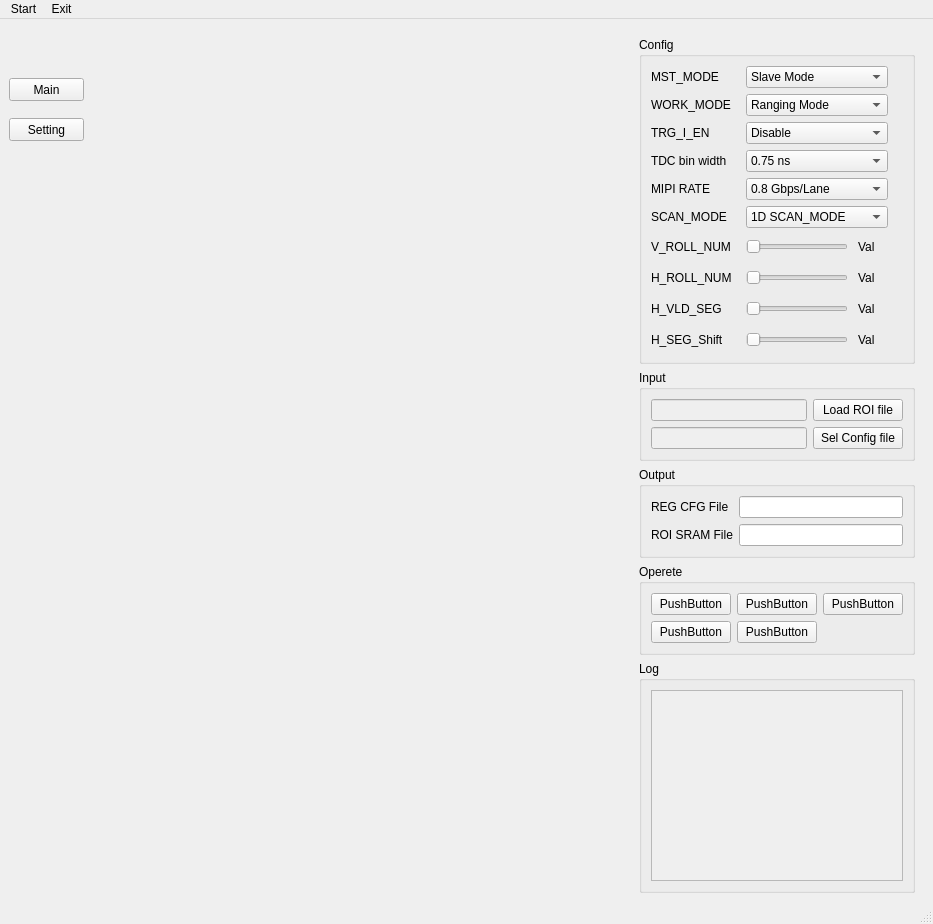
<?xml version="1.0" encoding="UTF-8"?>
<ui version="4.0">
 <class>HawkConfig</class>
 <widget class="QMainWindow" name="HawkConfig">
  <property name="geometry">
   <rect>
    <x>0</x>
    <y>0</y>
    <width>933</width>
    <height>924</height>
   </rect>
  </property>
  <property name="minimumSize">
   <size>
    <width>900</width>
    <height>750</height>
   </size>
  </property>
  <property name="windowTitle">
   <string>Hawk Config</string>
  </property>
  <widget class="QWidget" name="MainWindow">
   <property name="minimumSize">
    <size>
     <width>800</width>
     <height>700</height>
    </size>
   </property>
   <layout class="QHBoxLayout" name="horizontalLayout_7">
    <property name="bottomMargin">
     <number>0</number>
    </property>
    <item>
     <widget class="QFrame" name="ToorBar_Frame">
      <property name="minimumSize">
       <size>
        <width>80</width>
        <height>0</height>
       </size>
      </property>
      <property name="maximumSize">
       <size>
        <width>50</width>
        <height>16777215</height>
       </size>
      </property>
      <property name="frameShape">
       <enum>QFrame::NoFrame</enum>
      </property>
      <property name="frameShadow">
       <enum>QFrame::Sunken</enum>
      </property>
      <widget class="QPushButton" name="MainWindowSel">
       <property name="geometry">
        <rect>
         <x>0</x>
         <y>50</y>
         <width>75</width>
         <height>23</height>
        </rect>
       </property>
       <property name="text">
        <string>Main</string>
       </property>
       <property name="iconSize">
        <size>
         <width>10</width>
         <height>10</height>
        </size>
       </property>
      </widget>
      <widget class="QPushButton" name="SettingWindowSel">
       <property name="geometry">
        <rect>
         <x>0</x>
         <y>90</y>
         <width>75</width>
         <height>23</height>
        </rect>
       </property>
       <property name="text">
        <string>Setting</string>
       </property>
      </widget>
     </widget>
    </item>
    <item>
     <widget class="QStackedWidget" name="HawkStackedWidget">
      <property name="enabled">
       <bool>true</bool>
      </property>
      <property name="focusPolicy">
       <enum>Qt::WheelFocus</enum>
      </property>
      <property name="layoutDirection">
       <enum>Qt::LeftToRight</enum>
      </property>
      <property name="autoFillBackground">
       <bool>false</bool>
      </property>
      <property name="frameShape">
       <enum>QFrame::NoFrame</enum>
      </property>
      <property name="frameShadow">
       <enum>QFrame::Sunken</enum>
      </property>
      <property name="lineWidth">
       <number>0</number>
      </property>
      <property name="midLineWidth">
       <number>1</number>
      </property>
      <property name="currentIndex">
       <number>0</number>
      </property>
      <widget class="QWidget" name="Main">
       <property name="minimumSize">
        <size>
         <width>0</width>
         <height>0</height>
        </size>
       </property>
       <layout class="QHBoxLayout" name="horizontalLayout" stretch="7,3">
        <property name="spacing">
         <number>0</number>
        </property>
        <property name="leftMargin">
         <number>0</number>
        </property>
        <property name="topMargin">
         <number>0</number>
        </property>
        <property name="rightMargin">
         <number>0</number>
        </property>
        <property name="bottomMargin">
         <number>0</number>
        </property>
        <item>
         <widget class="QFrame" name="Left_Frame">
          <property name="frameShape">
           <enum>QFrame::NoFrame</enum>
          </property>
          <property name="frameShadow">
           <enum>QFrame::Sunken</enum>
          </property>
          <layout class="QVBoxLayout" name="Left_Layout" stretch="1,9">
           <property name="spacing">
            <number>6</number>
           </property>
           <property name="rightMargin">
            <number>10</number>
           </property>
           <item>
            <widget class="QWidget" name="Adaps" native="true">
             <property name="minimumSize">
              <size>
               <width>300</width>
               <height>10</height>
              </size>
             </property>
            </widget>
           </item>
           <item>
            <widget class="QWidget" name="MaskingGUI" native="true">
             <property name="minimumSize">
              <size>
               <width>0</width>
               <height>0</height>
              </size>
             </property>
            </widget>
           </item>
          </layout>
         </widget>
        </item>
        <item>
         <widget class="QFrame" name="Right_Frame">
          <property name="minimumSize">
           <size>
            <width>0</width>
            <height>650</height>
           </size>
          </property>
          <layout class="QVBoxLayout" name="verticalLayout_2" stretch="8,2,2,2,7">
           <item>
            <widget class="QGroupBox" name="Config">
             <property name="minimumSize">
              <size>
               <width>0</width>
               <height>0</height>
              </size>
             </property>
             <property name="title">
              <string>Config</string>
             </property>
             <layout class="QVBoxLayout" name="verticalLayout">
              <property name="rightMargin">
               <number>15</number>
              </property>
              <item>
               <widget class="QFrame" name="MST_MODE">
                <layout class="QHBoxLayout" name="Config_Layout_1" stretch="1,3">
                 <property name="spacing">
                  <number>10</number>
                 </property>
                 <property name="leftMargin">
                  <number>0</number>
                 </property>
                 <property name="topMargin">
                  <number>0</number>
                 </property>
                 <property name="bottomMargin">
                  <number>0</number>
                 </property>
                 <item>
                  <widget class="QLabel" name="MST_MODE_Label">
                   <property name="minimumSize">
                    <size>
                     <width>85</width>
                     <height>0</height>
                    </size>
                   </property>
                   <property name="maximumSize">
                    <size>
                     <width>85</width>
                     <height>16777215</height>
                    </size>
                   </property>
                   <property name="text">
                    <string>MST_MODE</string>
                   </property>
                   <property name="margin">
                    <number>0</number>
                   </property>
                  </widget>
                 </item>
                 <item>
                  <widget class="QComboBox" name="MST_MODE_ComboBox">
                   <item>
                    <property name="text">
                     <string>Slave Mode</string>
                    </property>
                   </item>
                   <item>
                    <property name="text">
                     <string>Master Mode</string>
                    </property>
                   </item>
                  </widget>
                 </item>
                </layout>
               </widget>
              </item>
              <item>
               <widget class="QFrame" name="WORK_MODE_2">
                <layout class="QHBoxLayout" name="WORK_MODE" stretch="1,3">
                 <property name="spacing">
                  <number>10</number>
                 </property>
                 <property name="leftMargin">
                  <number>0</number>
                 </property>
                 <property name="topMargin">
                  <number>0</number>
                 </property>
                 <property name="bottomMargin">
                  <number>0</number>
                 </property>
                 <item>
                  <widget class="QLabel" name="WORK_MODE_Label">
                   <property name="minimumSize">
                    <size>
                     <width>85</width>
                     <height>0</height>
                    </size>
                   </property>
                   <property name="maximumSize">
                    <size>
                     <width>85</width>
                     <height>16777215</height>
                    </size>
                   </property>
                   <property name="text">
                    <string>WORK_MODE</string>
                   </property>
                   <property name="margin">
                    <number>0</number>
                   </property>
                  </widget>
                 </item>
                 <item>
                  <widget class="QComboBox" name="WORK_MODE_ComboBox">
                   <item>
                    <property name="text">
                     <string>Ranging Mode</string>
                    </property>
                   </item>
                   <item>
                    <property name="text">
                     <string>Echo Mode</string>
                    </property>
                   </item>
                   <item>
                    <property name="text">
                     <string>Histogram Mode</string>
                    </property>
                   </item>
                   <item>
                    <property name="text">
                     <string>Gray Scale Mode</string>
                    </property>
                   </item>
                  </widget>
                 </item>
                </layout>
               </widget>
              </item>
              <item>
               <widget class="QFrame" name="TRG_I_EN">
                <layout class="QHBoxLayout" name="Config_Layout_3" stretch="1,3">
                 <property name="spacing">
                  <number>10</number>
                 </property>
                 <property name="leftMargin">
                  <number>0</number>
                 </property>
                 <property name="topMargin">
                  <number>0</number>
                 </property>
                 <property name="bottomMargin">
                  <number>0</number>
                 </property>
                 <item>
                  <widget class="QLabel" name="TRG_I_EN_Label">
                   <property name="minimumSize">
                    <size>
                     <width>85</width>
                     <height>0</height>
                    </size>
                   </property>
                   <property name="maximumSize">
                    <size>
                     <width>85</width>
                     <height>16777215</height>
                    </size>
                   </property>
                   <property name="text">
                    <string>TRG_I_EN</string>
                   </property>
                  </widget>
                 </item>
                 <item>
                  <widget class="QComboBox" name="TRG_I_EN_ComboBox">
                   <item>
                    <property name="text">
                     <string>Disable</string>
                    </property>
                   </item>
                   <item>
                    <property name="text">
                     <string>Enable</string>
                    </property>
                   </item>
                  </widget>
                 </item>
                </layout>
               </widget>
              </item>
              <item>
               <widget class="QFrame" name="TDC_Bin_Width_2">
                <layout class="QHBoxLayout" name="TDC_Bin_Width" stretch="1,3">
                 <property name="spacing">
                  <number>10</number>
                 </property>
                 <property name="leftMargin">
                  <number>0</number>
                 </property>
                 <property name="topMargin">
                  <number>0</number>
                 </property>
                 <property name="bottomMargin">
                  <number>0</number>
                 </property>
                 <item>
                  <widget class="QLabel" name="TDC_Bin_Width_Label">
                   <property name="minimumSize">
                    <size>
                     <width>85</width>
                     <height>0</height>
                    </size>
                   </property>
                   <property name="maximumSize">
                    <size>
                     <width>85</width>
                     <height>16777215</height>
                    </size>
                   </property>
                   <property name="text">
                    <string>TDC bin width</string>
                   </property>
                   <property name="buddy">
                    <cstring>TDC_Bin_Width_2</cstring>
                   </property>
                  </widget>
                 </item>
                 <item>
                  <widget class="QComboBox" name="TDC_Bin_Width_ComboBox">
                   <item>
                    <property name="text">
                     <string>0.75 ns</string>
                    </property>
                   </item>
                   <item>
                    <property name="text">
                     <string>1.00 ns</string>
                    </property>
                   </item>
                   <item>
                    <property name="text">
                     <string>1.25 ns</string>
                    </property>
                   </item>
                   <item>
                    <property name="text">
                     <string>1.50 ns</string>
                    </property>
                   </item>
                   <item>
                    <property name="text">
                     <string>2.00 ns</string>
                    </property>
                   </item>
                   <item>
                    <property name="text">
                     <string>2.50 ns</string>
                    </property>
                   </item>
                  </widget>
                 </item>
                </layout>
               </widget>
              </item>
              <item>
               <widget class="QFrame" name="MIPI_RATE_2">
                <layout class="QHBoxLayout" name="MIPI_RATE" stretch="1,3">
                 <property name="spacing">
                  <number>10</number>
                 </property>
                 <property name="leftMargin">
                  <number>0</number>
                 </property>
                 <property name="topMargin">
                  <number>0</number>
                 </property>
                 <property name="bottomMargin">
                  <number>0</number>
                 </property>
                 <item>
                  <widget class="QLabel" name="MIPI_RATE_Label">
                   <property name="minimumSize">
                    <size>
                     <width>85</width>
                     <height>0</height>
                    </size>
                   </property>
                   <property name="maximumSize">
                    <size>
                     <width>85</width>
                     <height>16777215</height>
                    </size>
                   </property>
                   <property name="text">
                    <string>MIPI RATE</string>
                   </property>
                  </widget>
                 </item>
                 <item>
                  <widget class="QComboBox" name="MIPI_RATE_ComboBox">
                   <item>
                    <property name="text">
                     <string>0.8 Gbps/Lane</string>
                    </property>
                   </item>
                   <item>
                    <property name="text">
                     <string>1.0 Gbps/Lane</string>
                    </property>
                   </item>
                   <item>
                    <property name="text">
                     <string>1.2 Gbps/Lane</string>
                    </property>
                   </item>
                   <item>
                    <property name="text">
                     <string>1.5 Gbps/Lane</string>
                    </property>
                   </item>
                  </widget>
                 </item>
                </layout>
               </widget>
              </item>
              <item>
               <widget class="QFrame" name="SCAN_MODE">
                <layout class="QHBoxLayout" name="Config_Layout_6" stretch="1,3">
                 <property name="spacing">
                  <number>10</number>
                 </property>
                 <property name="leftMargin">
                  <number>0</number>
                 </property>
                 <property name="topMargin">
                  <number>0</number>
                 </property>
                 <property name="bottomMargin">
                  <number>0</number>
                 </property>
                 <item>
                  <widget class="QLabel" name="SCAN_MODE_Label">
                   <property name="minimumSize">
                    <size>
                     <width>85</width>
                     <height>0</height>
                    </size>
                   </property>
                   <property name="maximumSize">
                    <size>
                     <width>85</width>
                     <height>16777215</height>
                    </size>
                   </property>
                   <property name="text">
                    <string>SCAN_MODE</string>
                   </property>
                  </widget>
                 </item>
                 <item>
                  <widget class="QComboBox" name="SCAN_MODE_ComboBox">
                   <item>
                    <property name="text">
                     <string>1D SCAN_MODE</string>
                    </property>
                   </item>
                   <item>
                    <property name="text">
                     <string>2D SCAN_MODE</string>
                    </property>
                   </item>
                  </widget>
                 </item>
                </layout>
               </widget>
              </item>
              <item>
               <widget class="QFrame" name="V_ROLL_NUM">
                <layout class="QHBoxLayout" name="Config_Layout_7" stretch="1,3">
                 <property name="spacing">
                  <number>10</number>
                 </property>
                 <property name="leftMargin">
                  <number>0</number>
                 </property>
                 <property name="topMargin">
                  <number>0</number>
                 </property>
                 <property name="bottomMargin">
                  <number>0</number>
                 </property>
                 <item>
                  <widget class="QLabel" name="V_ROLL_NUM_Label">
                   <property name="minimumSize">
                    <size>
                     <width>85</width>
                     <height>0</height>
                    </size>
                   </property>
                   <property name="maximumSize">
                    <size>
                     <width>85</width>
                     <height>16777215</height>
                    </size>
                   </property>
                   <property name="text">
                    <string>V_ROLL_NUM</string>
                   </property>
                  </widget>
                 </item>
                 <item>
                  <layout class="QHBoxLayout" name="horizontalLayout_3">
                   <item>
                    <widget class="QSlider" name="V_ROLL_NUM_Slider">
                     <property name="orientation">
                      <enum>Qt::Horizontal</enum>
                     </property>
                    </widget>
                   </item>
                   <item>
                    <widget class="QLabel" name="V_ROLL_NUM_Value">
                     <property name="minimumSize">
                      <size>
                       <width>30</width>
                       <height>25</height>
                      </size>
                     </property>
                     <property name="maximumSize">
                      <size>
                       <width>30</width>
                       <height>16777215</height>
                      </size>
                     </property>
                     <property name="text">
                      <string>Val</string>
                     </property>
                     <property name="wordWrap">
                      <bool>true</bool>
                     </property>
                     <property name="margin">
                      <number>0</number>
                     </property>
                    </widget>
                   </item>
                  </layout>
                 </item>
                </layout>
               </widget>
              </item>
              <item>
               <widget class="QFrame" name="H_ROLL_NUM">
                <layout class="QHBoxLayout" name="Config_Layout_8" stretch="1,3">
                 <property name="spacing">
                  <number>10</number>
                 </property>
                 <property name="leftMargin">
                  <number>0</number>
                 </property>
                 <property name="topMargin">
                  <number>0</number>
                 </property>
                 <property name="bottomMargin">
                  <number>0</number>
                 </property>
                 <item>
                  <widget class="QLabel" name="H_ROLL_NUM_Label">
                   <property name="minimumSize">
                    <size>
                     <width>85</width>
                     <height>0</height>
                    </size>
                   </property>
                   <property name="maximumSize">
                    <size>
                     <width>85</width>
                     <height>16777215</height>
                    </size>
                   </property>
                   <property name="text">
                    <string>H_ROLL_NUM</string>
                   </property>
                  </widget>
                 </item>
                 <item>
                  <layout class="QHBoxLayout" name="horizontalLayout_4">
                   <item>
                    <widget class="QSlider" name="H_ROLL_NUM_Slider">
                     <property name="orientation">
                      <enum>Qt::Horizontal</enum>
                     </property>
                    </widget>
                   </item>
                   <item>
                    <widget class="QLabel" name="H_ROLL_NUM_Value">
                     <property name="minimumSize">
                      <size>
                       <width>30</width>
                       <height>25</height>
                      </size>
                     </property>
                     <property name="maximumSize">
                      <size>
                       <width>30</width>
                       <height>16777215</height>
                      </size>
                     </property>
                     <property name="text">
                      <string>Val</string>
                     </property>
                     <property name="margin">
                      <number>0</number>
                     </property>
                    </widget>
                   </item>
                  </layout>
                 </item>
                </layout>
               </widget>
              </item>
              <item>
               <widget class="QFrame" name="H_VLD_SEG">
                <layout class="QHBoxLayout" name="Config_Layout_9" stretch="1,3">
                 <property name="spacing">
                  <number>10</number>
                 </property>
                 <property name="leftMargin">
                  <number>0</number>
                 </property>
                 <property name="topMargin">
                  <number>0</number>
                 </property>
                 <property name="bottomMargin">
                  <number>0</number>
                 </property>
                 <item>
                  <widget class="QLabel" name="H_VLD_SEG_Label">
                   <property name="minimumSize">
                    <size>
                     <width>85</width>
                     <height>0</height>
                    </size>
                   </property>
                   <property name="maximumSize">
                    <size>
                     <width>85</width>
                     <height>16777215</height>
                    </size>
                   </property>
                   <property name="text">
                    <string>H_VLD_SEG</string>
                   </property>
                  </widget>
                 </item>
                 <item>
                  <layout class="QHBoxLayout" name="horizontalLayout_8">
                   <item>
                    <widget class="QSlider" name="H_VLD_SEG_Slider">
                     <property name="orientation">
                      <enum>Qt::Horizontal</enum>
                     </property>
                    </widget>
                   </item>
                   <item>
                    <widget class="QLabel" name="H_VLD_SEG_Value">
                     <property name="minimumSize">
                      <size>
                       <width>30</width>
                       <height>25</height>
                      </size>
                     </property>
                     <property name="maximumSize">
                      <size>
                       <width>30</width>
                       <height>16777215</height>
                      </size>
                     </property>
                     <property name="text">
                      <string>Val</string>
                     </property>
                     <property name="textFormat">
                      <enum>Qt::MarkdownText</enum>
                     </property>
                     <property name="margin">
                      <number>0</number>
                     </property>
                    </widget>
                   </item>
                  </layout>
                 </item>
                </layout>
               </widget>
              </item>
              <item>
               <widget class="QFrame" name="H_SEG_Shift">
                <layout class="QHBoxLayout" name="Config_Layout_91" stretch="1,3">
                 <property name="spacing">
                  <number>10</number>
                 </property>
                 <property name="leftMargin">
                  <number>0</number>
                 </property>
                 <property name="topMargin">
                  <number>0</number>
                 </property>
                 <property name="bottomMargin">
                  <number>0</number>
                 </property>
                 <item>
                  <widget class="QLabel" name="H_SEG_Shift_Lable">
                   <property name="minimumSize">
                    <size>
                     <width>85</width>
                     <height>0</height>
                    </size>
                   </property>
                   <property name="maximumSize">
                    <size>
                     <width>85</width>
                     <height>16777215</height>
                    </size>
                   </property>
                   <property name="text">
                    <string>H_SEG_Shift</string>
                   </property>
                  </widget>
                 </item>
                 <item>
                  <layout class="QHBoxLayout" name="horizontalLayout_9">
                   <item>
                    <widget class="QSlider" name="H_SEG_Shift_Slider">
                     <property name="orientation">
                      <enum>Qt::Horizontal</enum>
                     </property>
                    </widget>
                   </item>
                   <item>
                    <widget class="QLabel" name="H_SEG_Shift_Value">
                     <property name="minimumSize">
                      <size>
                       <width>30</width>
                       <height>25</height>
                      </size>
                     </property>
                     <property name="maximumSize">
                      <size>
                       <width>30</width>
                       <height>16777215</height>
                      </size>
                     </property>
                     <property name="text">
                      <string>Val</string>
                     </property>
                     <property name="textFormat">
                      <enum>Qt::MarkdownText</enum>
                     </property>
                     <property name="margin">
                      <number>0</number>
                     </property>
                    </widget>
                   </item>
                  </layout>
                 </item>
                </layout>
               </widget>
              </item>
             </layout>
            </widget>
           </item>
           <item>
            <widget class="QGroupBox" name="Input">
             <property name="title">
              <string>Input</string>
             </property>
             <layout class="QHBoxLayout" name="horizontalLayout_5" stretch="5,2">
              <item>
               <layout class="QVBoxLayout" name="verticalLayout_5">
                <item>
                 <widget class="QLineEdit" name="Load_ROI_file_LineEdit">
                  <property name="enabled">
                   <bool>false</bool>
                  </property>
                  <property name="minimumSize">
                   <size>
                    <width>150</width>
                    <height>0</height>
                   </size>
                  </property>
                 </widget>
                </item>
                <item>
                 <widget class="QLineEdit" name="Sel_Config_file_LineEdit">
                  <property name="enabled">
                   <bool>false</bool>
                  </property>
                 </widget>
                </item>
               </layout>
              </item>
              <item>
               <layout class="QVBoxLayout" name="verticalLayout_6">
                <item>
                 <widget class="QPushButton" name="Load_ROI_file_Button">
                  <property name="minimumSize">
                   <size>
                    <width>90</width>
                    <height>0</height>
                   </size>
                  </property>
                  <property name="maximumSize">
                   <size>
                    <width>90</width>
                    <height>16777215</height>
                   </size>
                  </property>
                  <property name="text">
                   <string>Load ROI file</string>
                  </property>
                 </widget>
                </item>
                <item>
                 <widget class="QPushButton" name="Sel_Config_file_Button">
                  <property name="minimumSize">
                   <size>
                    <width>90</width>
                    <height>0</height>
                   </size>
                  </property>
                  <property name="maximumSize">
                   <size>
                    <width>90</width>
                    <height>16777215</height>
                   </size>
                  </property>
                  <property name="text">
                   <string>Sel Config file</string>
                  </property>
                 </widget>
                </item>
               </layout>
              </item>
             </layout>
            </widget>
           </item>
           <item>
            <widget class="QGroupBox" name="Output">
             <property name="title">
              <string notr="true">Output</string>
             </property>
             <layout class="QFormLayout" name="FileSaveRename_Layout">
              <item row="0" column="0">
               <widget class="QLabel" name="REG_CFG_File_Label">
                <property name="text">
                 <string>REG CFG File</string>
                </property>
               </widget>
              </item>
              <item row="0" column="1">
               <widget class="QLineEdit" name="REG_CFG_File_LineEdit"/>
              </item>
              <item row="1" column="0">
               <widget class="QLabel" name="ROI_SRAM_File_Label">
                <property name="text">
                 <string>ROI SRAM File</string>
                </property>
               </widget>
              </item>
              <item row="1" column="1">
               <widget class="QLineEdit" name="ROI_SRAM_File_LineEdit"/>
              </item>
             </layout>
            </widget>
           </item>
           <item>
            <widget class="QGroupBox" name="Operate">
             <property name="title">
              <string>Operete</string>
             </property>
             <layout class="QHBoxLayout" name="horizontalLayout_2">
              <item>
               <layout class="QGridLayout" name="gridLayout">
                <item row="0" column="0">
                 <widget class="QPushButton" name="pushButton_3">
                  <property name="text">
                   <string>PushButton</string>
                  </property>
                 </widget>
                </item>
                <item row="0" column="1">
                 <widget class="QPushButton" name="pushButton">
                  <property name="text">
                   <string>PushButton</string>
                  </property>
                 </widget>
                </item>
                <item row="0" column="2">
                 <widget class="QPushButton" name="pushButton_5">
                  <property name="text">
                   <string>PushButton</string>
                  </property>
                 </widget>
                </item>
                <item row="1" column="0">
                 <widget class="QPushButton" name="pushButton_2">
                  <property name="text">
                   <string>PushButton</string>
                  </property>
                 </widget>
                </item>
                <item row="1" column="1">
                 <widget class="QPushButton" name="pushButton_4">
                  <property name="text">
                   <string>PushButton</string>
                  </property>
                 </widget>
                </item>
               </layout>
              </item>
             </layout>
            </widget>
           </item>
           <item>
            <widget class="QGroupBox" name="Log">
             <property name="title">
              <string>Log</string>
             </property>
             <layout class="QHBoxLayout" name="horizontalLayout_6">
              <item>
               <widget class="QPlainTextEdit" name="LogTextEdit">
                <property name="enabled">
                 <bool>false</bool>
                </property>
               </widget>
              </item>
             </layout>
            </widget>
           </item>
          </layout>
          <zorder>Operate</zorder>
          <zorder>Output</zorder>
          <zorder>Input</zorder>
          <zorder>Config</zorder>
          <zorder>Log</zorder>
         </widget>
        </item>
       </layout>
      </widget>
      <widget class="QWidget" name="Setting"/>
     </widget>
    </item>
   </layout>
  </widget>
  <widget class="QMenuBar" name="menubar">
   <property name="geometry">
    <rect>
     <x>0</x>
     <y>0</y>
     <width>933</width>
     <height>21</height>
    </rect>
   </property>
   <widget class="QMenu" name="Start_menu">
    <property name="title">
     <string>Start</string>
    </property>
   </widget>
   <widget class="QMenu" name="Exit_menu">
    <property name="title">
     <string>Exit</string>
    </property>
   </widget>
   <addaction name="Start_menu"/>
   <addaction name="Exit_menu"/>
  </widget>
  <widget class="QStatusBar" name="statusbar"/>
 </widget>
 <resources/>
 <connections/>
</ui>
